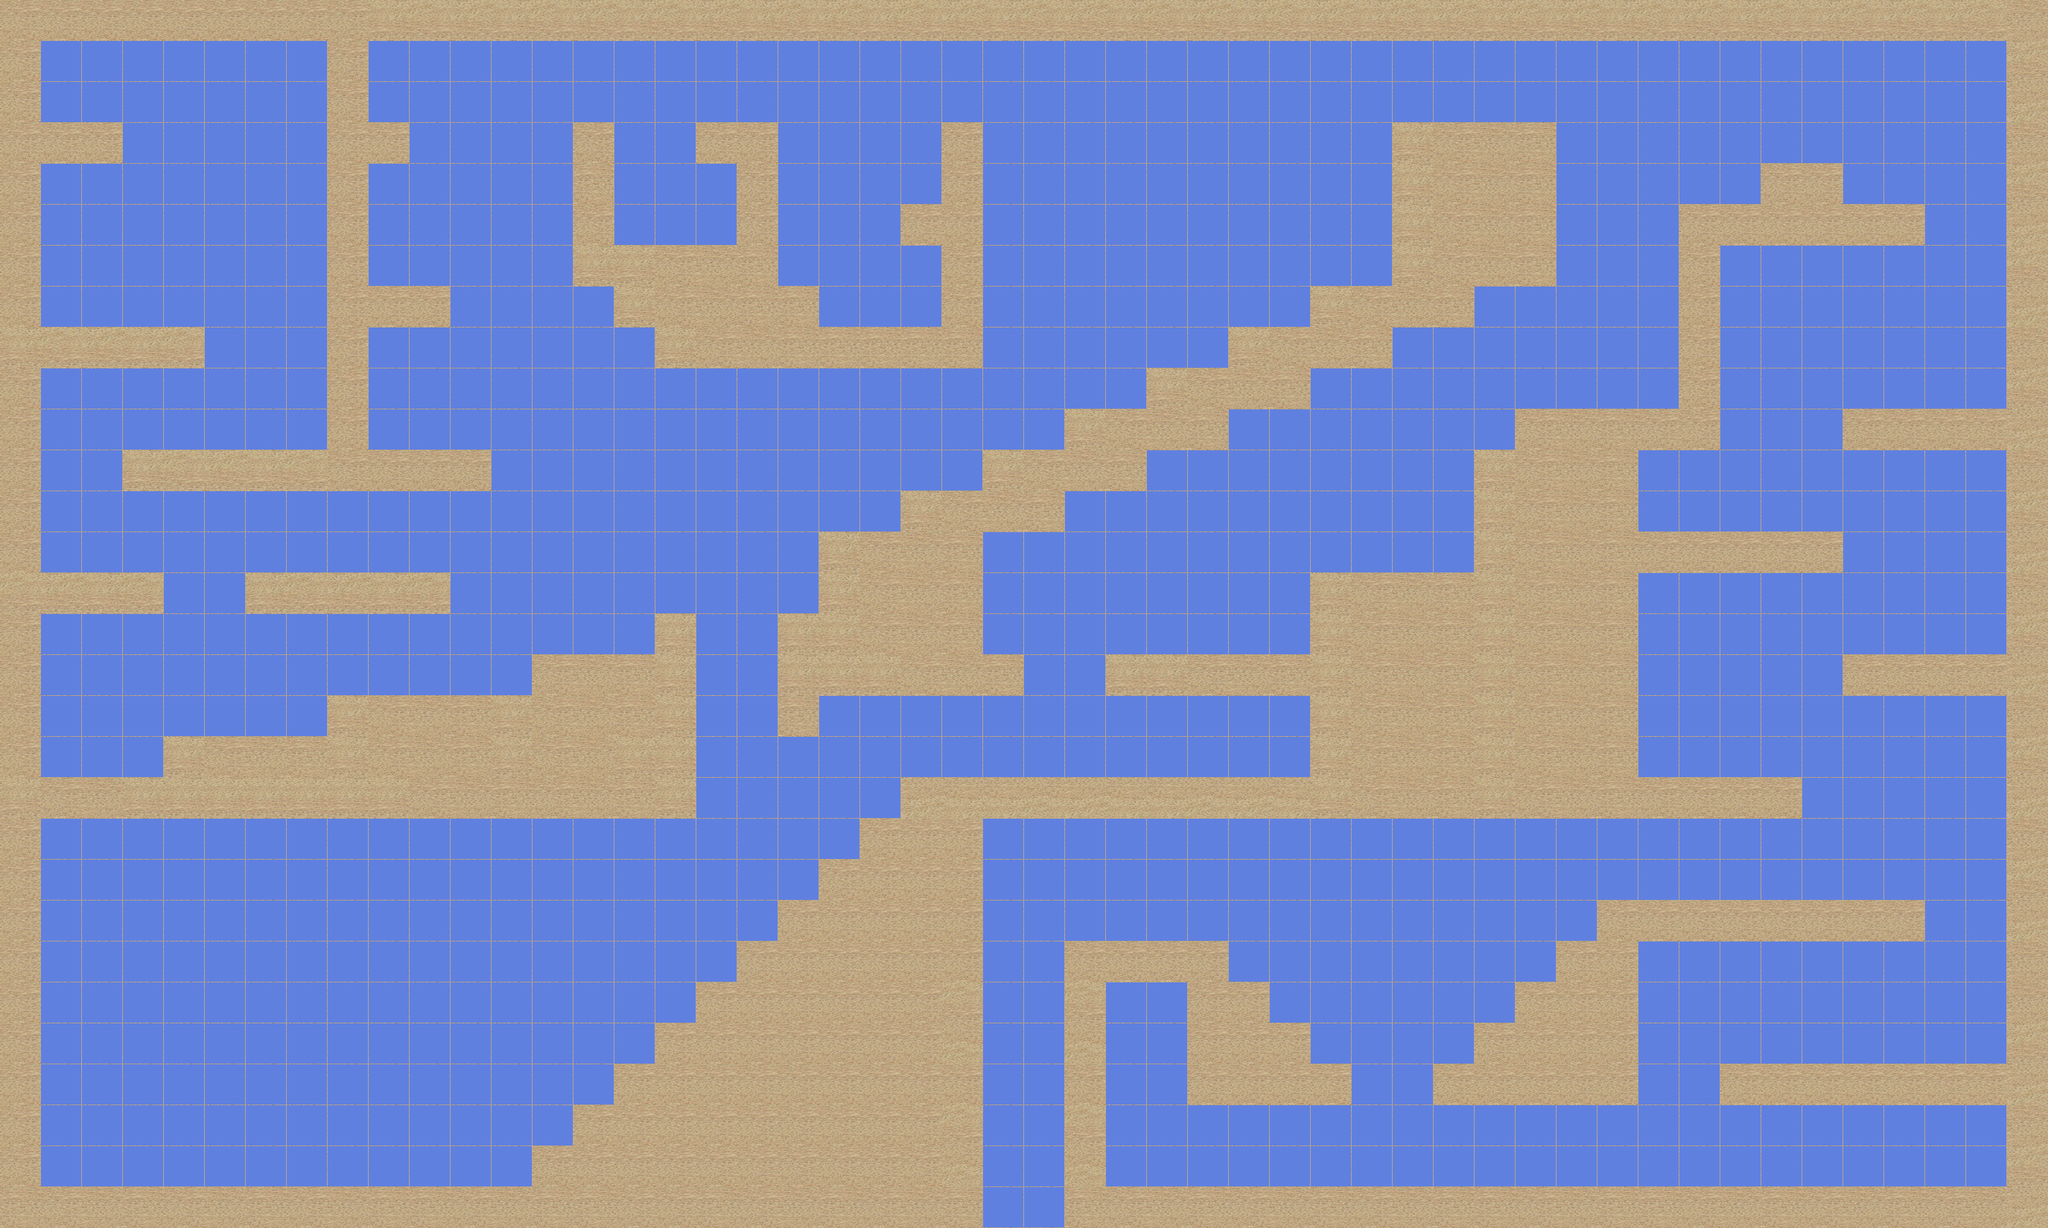

This game map was drawn from its Tiled (.tmx) file and the tilesets committed beside it. A one-line description and the trimmed map source follow:
An orthogonal 50x30 tile map with 64x64 px tiles, 1 tile layer (ForegroundPlatformLayer), 1 image layer.

<map version="1.0" orientation="orthogonal" renderorder="right-down" width="50" height="30" tilewidth="64" tileheight="64" nextobjectid="1">
 <tileset firstgid="1" name="SandstonePlatforms" tilewidth="64" tileheight="64">
  <image source="SandstonePlatforms.png" width="640" height="400" />
 </tileset>
 <imagelayer name="BackgroundImageLayer" x="-189" y="-51">
  <image source="DesertSunset.png" />
  <properties>
   <property name="collidable" value="false" />
   <property name="imageheight" value="800" />
   <property name="imagewidth" value="1600" />
  </properties>
 </imagelayer>
 <layer name="ForegroundPlatformLayer" width="50" height="30">
  <properties>
   <property name="collidable" value="true" />
  </properties>
  <data>[1500 cells, 1500 non-empty, 33 distinct tile ids]</data>
 </layer>
</map>
